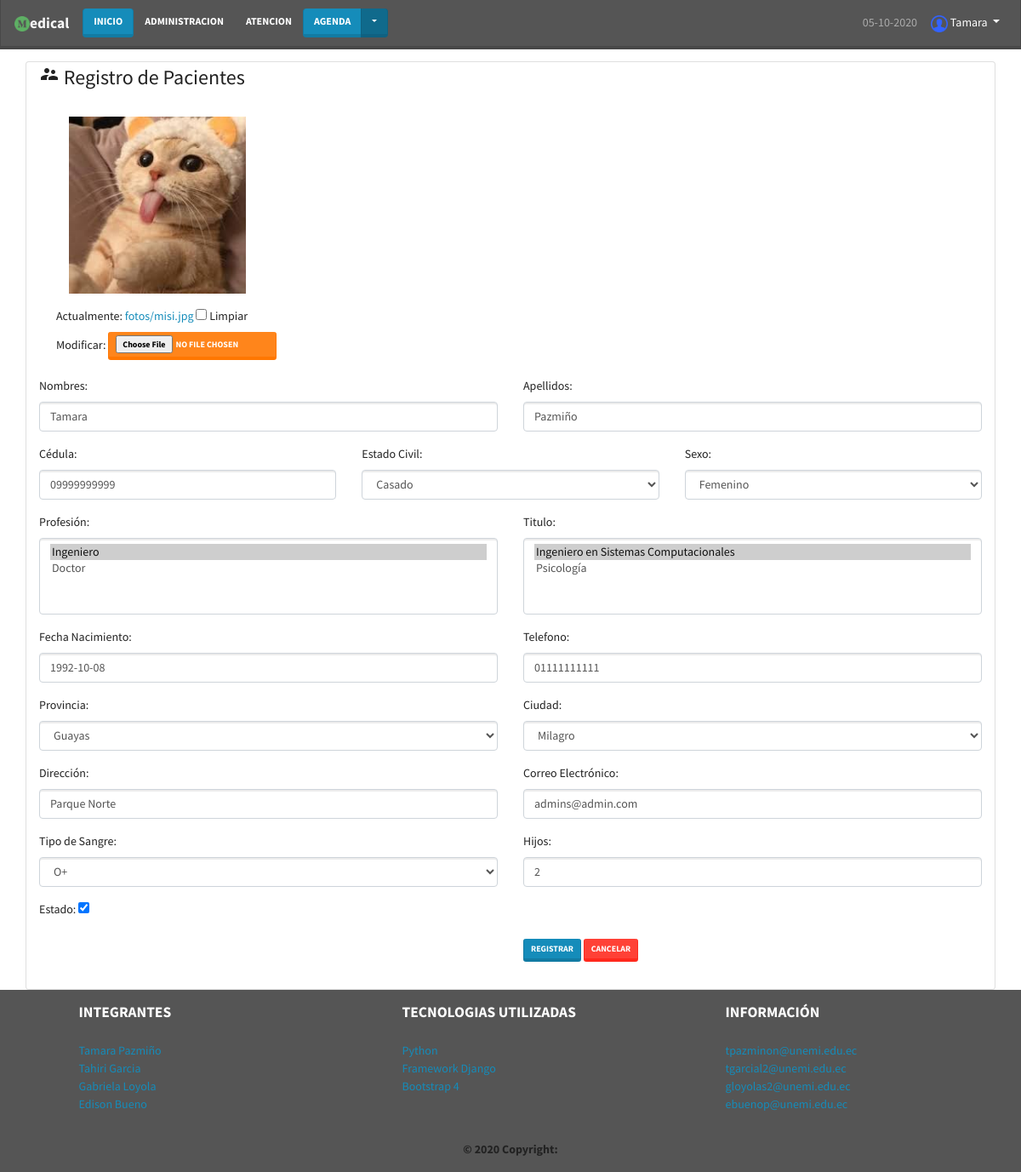
/base/paciente_actualizar/1/, run on the app's committed database.
### appbase/models.py (models this page shows, shortened)
class Persona(models.Model):
    tipo_sexo = (('N', 'Ninguno'), ('M', 'Masculino'), ('F', 'Femenino'))
    estado_civil = (('S', 'Soltero'), ('C', 'Casado'),
                    ('D', 'Divorciado'), ('V', 'Viudo'), ('U', 'Union'))
    cedula = models.CharField('Cedula', max_length=13, unique=True)
    nombre = models.CharField(max_length=100, verbose_name='Nombres')
    apellido = models.CharField(max_length=100, verbose_name='Apellidos')
    nacimiento = models.DateField('Fecha Nacimiento', blank=True, null=True)
    sexo = models.CharField('sexo', choices=tipo_sexo,
                            default='N', max_length=1)
    civil = models.CharField(
        'Estado civil', choices=estado_civil, default='S', max_length=1)
    profesion = models.ManyToManyField(Profesion)
    titulo = models.ManyToManyField(Titulo)
    provincia = models.ForeignKey(
        Provincia, on_delete=models.PROTECT, blank=True, null=True)
    ciudad = models.ForeignKey(
        Ciudad, on_delete=models.PROTECT, blank=True, null=True)
    direccion = models.CharField(
        'Direccion', max_length=100, blank=True, null=True)
    telefono = models.CharField(
        'Telefono', max_length=100, blank=True, null=True)
    email = models.EmailField('Correo', max_length=100, blank=True, null=True)
    foto = models.ImageField('Foto', upload_to='fotos/', blank=True, null=True)
    class Meta:
        abstract = True

class Paciente(Persona):
    sangre = models.ForeignKey(
        Sangre, on_delete=models.PROTECT, blank=True, null=True)
    hijos = models.IntegerField('No.hijos', default=0)
    estado = models.BooleanField(default=True)
    class Meta:
        verbose_name = 'Paciente'
        verbose_name_plural = 'Pacientes'

### appbase/views.py (the view)
# urls.py: path('paciente_actualizar/<int:pk>/', UpdatePacienteView.as_view(), name='act_paciente'),
class UpdatePacienteView(UpdateView):
    model = Paciente
    form_class = PacienteForm
    template_name = "appbase/paciente/registro.html"
    success_url = reverse_lazy('base:paciente')

### appbase/models.py (called while the page is built)
    def __str__(self):
        return '{}'.format(self.descripcion)

    def __str__(self):
        return '{}'.format(self.descripcion)

    def __str__(self):
        return '{}'.format(self.descripcion)

    def __str__(self):
        return '{}'.format(self.descripcion)

    def __str__(self):
        return '{}'.format(self.tipo)

### templates/appbase/paciente/registro.html (shortened to what this page needs)
{% extends 'base.html' %}
{% block header %}
{% include 'header.html' %}
{% endblock %}
{% block main %}
{% load static %}
<div class="container" id="inicio">
    <div class="row">
        <div class="card col-s12 col-md-12">
            <form class=" form-group" method="POST" enctype="multipart/form-data">
                <fieldset>
                    <legend> <span class="material-icons">
                        </span> Registro de Pacientes</legend>
                        <div class="card-body">
                            <div id= "conten-vista" class="col form-group">
                            {% if POST %}
                            <img width="20%" height="50%" class="img-responsive" src="{% static 'imagenes/sinfoto.jpg' %}" alt="perfil">
                           {% else %}
                           <img width="20%" height="50%" class="img-responsive" src="{{form.instance.foto.url}}" alt="perfil">
                           {% endif %}
                            </div>
                          {{form.foto}}
                        </div>
                    <div class="row">
                        <div class="col form-group">
                            <label>Nombres:</label>
                             {{form.nombre}}
                        </div>
                        <div class="col form-group">
                            <label>Apellidos:</label>
                           {{form.apellido}}
                        </div>
                    </div>
                    <div class="row">
                        <div class="col form-group">
                            <label>Cédula:</label>
                          {{form.cedula}}
                        </div>
                        <div class="col form-group">
                            <label>Estado Civil:</label>
                          {{form.civil}}
                        </div>
                        <div class="col form-group">
                            <label>Sexo:</label>
                            {{form.sexo}}
                        </div>
                    </div>
                    <div class="row">
                        <div class="col form-group">
                            <label>Profesión:</label>
                          {{form.profesion}}
                        </div>
                        <div class="col form-group">
                            <label>Titulo:</label>
                            {{form.titulo}}
                        </div>
                    </div>
                    <div class="row">
                        <div class="col form-group">
                            <label>Fecha Nacimiento:</label>
                                {{form.nacimiento}}
                        </div>
                        <div class="col form-group">
                            <label>Telefono:</label>
                           {{form.telefono}}
                        </div>
                    </div>
                    <div class="row">
                        <div class="col form-group">
                            <label>Provincia:</label>
                                {{form.provincia}}
                        </div>
                        <div class="col form-group">
                            <label>Ciudad:</label>
                           {{form.ciudad}}
                        </div>
                    </div>
                    <div class="row">
                        <div class="col form-group">
                            <label>Dirección:</label>
                         {{form.direccion}}
                        </div>
                        <div class="col form-group">
                            <label>Correo Electrónico:</label>
                            {{form.email}}
                        </div>
                    </div>
                    <div class="row">
                        <div class="col form-group">
                            <label>Tipo de Sangre:</label>
                         {{form.sangre}}
                        </div>
                        <div class="col form-group">
                            <label>Hijos:</label>
                           {{form.hijos}}
                        </div>
                    </div>
                    <div class="row">
                        <div class="col form-group">
                            <label>Estado:</label>
                         {{form.estado}}
                    </div>
                </fieldset>
                <div class="form-group form-inline">
                    <label class="col-sm-6 col-form-label"></label>
                    <div class="col-sm-4">
                        <button type="submit" class="btn btn-primary btn-sm"> Registrar</button>
                        <a href="{% url 'base:paciente' %}" class="btn btn-danger btn-sm">Cancelar</a>
                    </div>
                </div>
            </form>
        </div>
    </div>
</div>
{% endblock %}

### templates/base.html (shortened to what this page needs)
<!DOCTYPE html>
<html lang="es">
<head>
    {% load static%}
    <link rel="stylesheet"
        href="https://cdnjs.cloudflare.com/ajax/libs/bootstrap-datepicker/1.9.0/css/bootstrap-datepicker.css">
    <link rel="stylesheet" href="{% static 'bootstrap/css/bootstrap.min.css' %}">
    <link rel="stylesheet" href="{% static 'css/estilos.css' %}">
</head>
<body>
    <header>
        {% block header %}
        {% endblock %}
    </header>
    <main>
        {% block main %}
        {% endblock %}
    </main>
    <footer class="bg-dark">
        <div class="container text-center text-md-left">
            <div class="row">
              <div class="col-md-3 mx-auto">
                <h5 class="font-weight-bold text-uppercase mt-3 mb-4 text-white">Integrantes</h5>
                <ul class="list-unstyled">
                  <li>
                    <a href="#!">Tamara Pazmiño</a>
                  </li>
                  <li>
                    <a href="#!">Tahiri Garcia</a>
                  </li>
                  <li>
                    <a href="#!">Gabriela Loyola</a>
                  </li>
                  <li>
                    <a href="#!">Edison Bueno</a>
                  </li>
                </ul>
              </div>
              <div class="col-md-3 mx-auto">
                <h5 class="font-weight-bold text-uppercase mt-3 mb-4 text-white">Tecnologias Utilizadas</h5>
                <ul class="list-unstyled">
                  <li>
                    <a href="#!">Python</a>
                  </li>
                  <li>
                    <a href="#!">Framework Django</a>
                  </li>
                  <li>
                    <a href="#!">Bootstrap 4</a>
                  </li>
                </ul>
              </div>
              <div class="col-md-3 mx-auto">
                <h5 class="font-weight-bold text-uppercase mt-3 mb-4 text-white">Información</h5>
                <ul class="list-unstyled">
                  <li>
                    <a href="#">tpazminon@unemi.edu.ec</a>
                    <a href="#!">tgarcial2@unemi.edu.ec</a>
                    <a href="#!">gloyolas2@unemi.edu.ec</a>
                    <a href="#!">ebuenop@unemi.edu.ec</a>
                  </li>
                </ul>
              </div>
              </div>
            </div>
          <div class="footer-copyright text-center py-3"><strong>© 2020 Copyright:</strong>
          </div>
    </footer>
</body>
</html>

### templates/header.html (shortened to what this page needs)
{% load static %}
<nav class="navbar fixed-top navbar-expand-lg navbar-dark bg-dark">
    <a class="navbar-brand" href="#">
        <span class="text-light font-weight-bold"><img src="{% static 'imagenes/logo.png' %}"
                width="18px">edical</span></a>
    <div class="collapse navbar-collapse" id="navbarColor01">
        <ul class="navbar-nav mr-auto">
            <li class="nav-item active ">
                <a class="btn btn-primary " data-toggle="tooltip" data-placement="bottom" title=""
                    data-original-title="Menu Principal" href="{% url 'inicio' %}"> Inicio<span class="sr-only">(current)</span></a>
            </li>
            <li class="nav-item">
                <a class=" btn btn-flat-info btn-small" data-toggle="tooltip" data-placement="top" title=""
                    data-original-title="Administracion de Entidades" href="/admin"><span
                        class="text-white">Administracion</span></a>
            </li>
            <li class="nav-item">
                <a class="btn btn-flat-info btn-small" data-toggle="tooltip" data-placement="bottom" title=""
                    data-original-title="Atencion de Pacientes" href="{% url 'base:paciente' %}"><span class="text-white">
                        Atencion</span></a>
            </li>
            <li class="nav-item">
                <div class="btn-group" role="group" aria-label="Button group with nested dropdown">
                    <button type="button" class="btn btn-primary" data-toggle="tooltip" data-placement="bottom" title=""
                        data-original-title="Configurar Datos de Doctores">Agenda</button>
                    <div class="btn-group show" role="group">
                        <button id="btnGroupDrop1" type="button" class="btn btn-primary dropdown-toggle"
                            data-toggle="dropdown" aria-haspopup="true" aria-expanded="true"></button>
                    </div>
                </div>
            </li>
        </ul>
        <ul class="nav navbar-nav navbar-right">
            <li class="nav-item">
                <a id="fec" class="nav-link" href="#"></a>
            </li>
            <li>
                <div class="btn-group" role="group" aria-label="Button group with nested dropdown ">
                    <div role="group">
                        <a class="nav-link active dropdown-toggle" id="senc"  data-toggle="dropdown" data-placement="right"
                        aria-haspopup="true" aria-expanded="true" href="#"  role="button">
                            <span class="inner">
                                <img class="rounded" id="imgusuario" src="{% static 'imagenes/login-user.png' %}" width="20px">
                            </span>
                            Tamara
                        </a>
                    </div>
                </div>
            </li>
        </ul>
    </div>
</nav>

### static/css/estilos.css (style rules this page uses)
#inicio { margin-top: 6% !important; }
.inner { overflow: hidden; }
.inner img { transition: all 1.5s ease; }

### data on the page
Paciente: instance.foto (picture), nombre "Tamara", apellido "Pazmiño", cedula "09999999999", civil "Casado", sexo "Femenino", nacimiento "1992-10-08", telefono "01111111111", provincia "Guayas", ciudad "Milagro", direccion "Parque Norte", email "admins@admin.com", sangre "O+", hijos "2", estado "☑"
